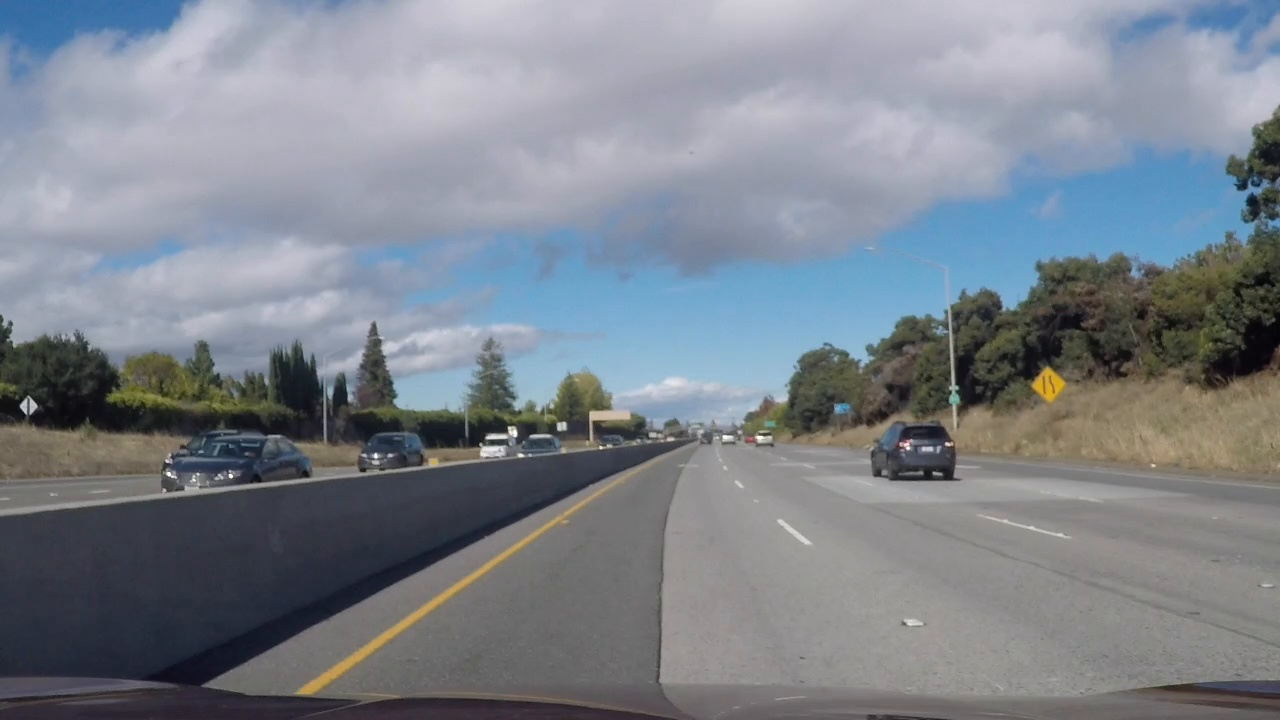
#> input picture test_images/test_images_challenge/challenge_10.jpg, 1280 x 720 px, given in place of test_images_challenge, which was not available
$ jupyter execute test_binarization.ipynb   (shell and % lines are left out)   (older library calls are emulated)
#> lines starting #> are read from the running program, lines starting #| are printed output that depends on the picture; after the words box and inside, x2 and y2 are one past the last pixel; in counts of white or black regions, pixels touching at a corner belong together; pictures that were not available may be replaced by others from this repository, and a replacement may not be noted
#> further down, image is the input picture: shape (720, 1280, 3); mean R, G, B 124.9, 131.2, 140
[cell 1]

#system
import os
import glob

#math
import numpy as np

#video and image
import cv2

#display
import matplotlib.pyplot as plt
import matplotlib.image as mplimg

[cell 2]
def convert_to_binary(img,
                      s_thresh=(150, 255),
                      h_thresh=(20, 40),
                      sx_thresh=(30, 100)):
#> called with s_thresh = (150, 255), h_thresh = (20, 40), sx_thresh = (30, 100)
    img = np.copy(img)

    # Convert to HLS color space and separate the V channel
    hls = cv2.cvtColor(img, cv2.COLOR_RGB2HLS)
#> hls: shape (720, 1280, 3); mean of channels 0, 1, 2 87.1, 132.5, 35.1
    h_channel = hls[:,:,0]
    l_channel = hls[:,:,1]
    s_channel = hls[:,:,2]
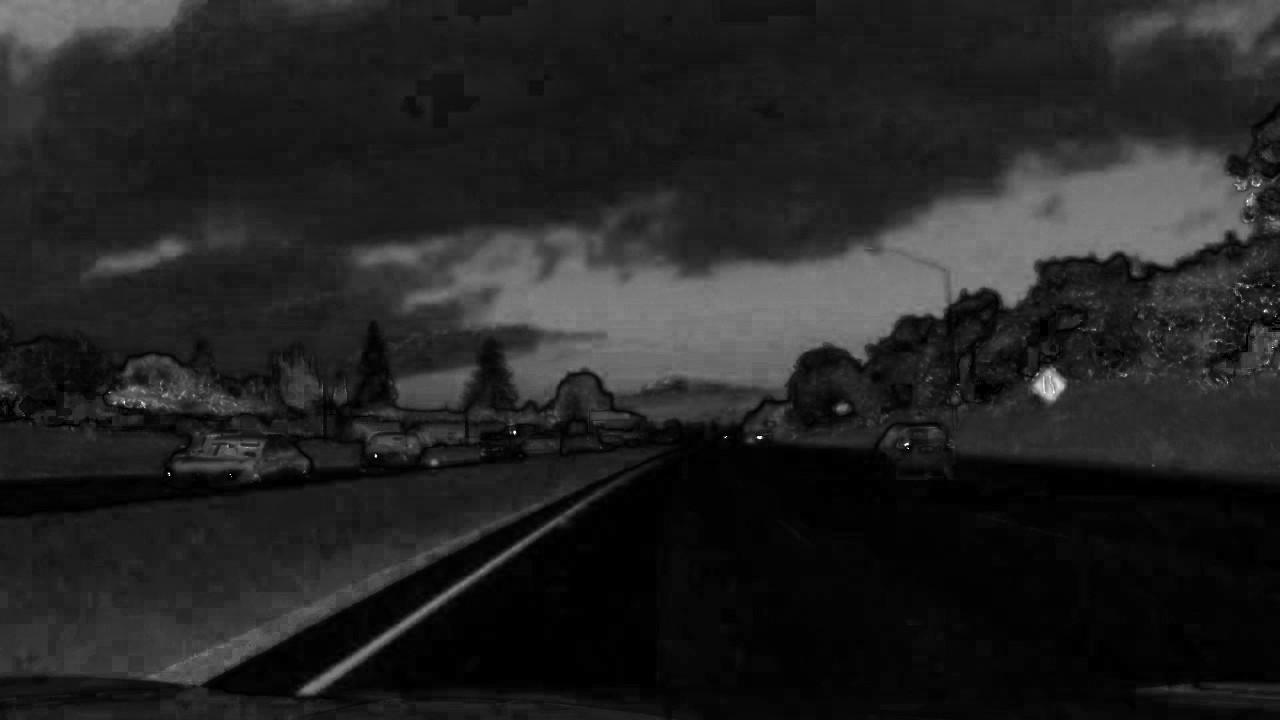
#> s_channel: shape (720, 1280); min 0, max 255, mean 35.1

    # Sobel x
    sobelx = cv2.Sobel(l_channel, cv2.CV_64F, 1, 0) # Take the derivative in x
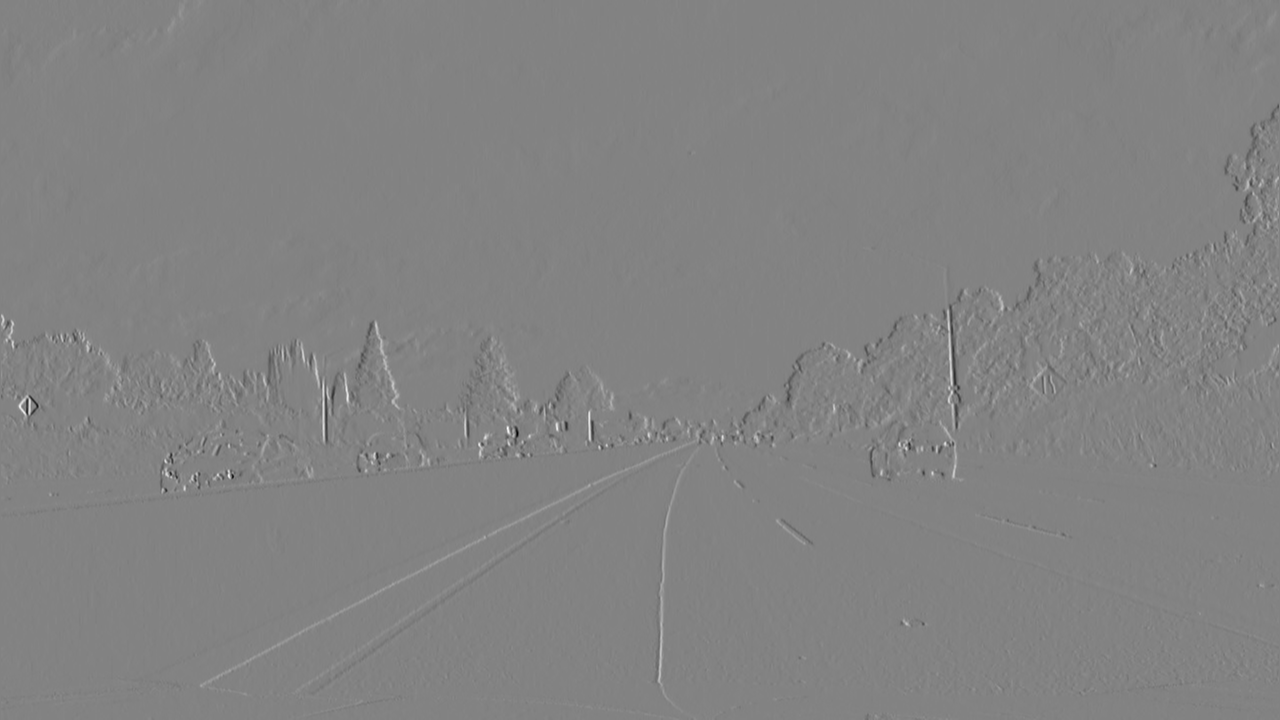
#> sobelx: shape (720, 1280) float64; min -683, max 648, mean 0; drawn with min black and max white
    abs_sobelx = np.absolute(sobelx) # Absolute x derivative to accentuate lines away from horizontal
    scaled_sobel = np.uint8(255*abs_sobelx/np.max(abs_sobelx))

    # Threshold x gradient
    sxbinary = np.zeros_like(scaled_sobel)
    sxbinary[(scaled_sobel >= sx_thresh[0]) & (scaled_sobel <= sx_thresh[1])] = 1

    # Threshold color channel
    s_binary = np.zeros_like(s_channel)
    s_binary[(s_channel >= s_thresh[0]) & (s_channel <= s_thresh[1])] = 1
    h_binary = np.zeros_like(h_channel)
    h_binary[(h_channel >= h_thresh[0]) & (h_channel <= h_thresh[1])] = 1

#     # Stack each channel
#     color_binary = np.dstack(( np.zeros_like(sxbinary), sxbinary, s_binary)) * 255

    combined_binary = np.zeros_like(s_binary)
    combined_binary[(h_binary == 1) | (s_binary == 1) | (sxbinary == 1)] = 1

    return h_binary, s_binary, combined_binary

[cell 3]
for fname in os.listdir('test_images/'):
    #PIPELINE
    image = mplimg.imread('test_images/' + fname)
    binary, b2, b3 = convert_to_binary(image)
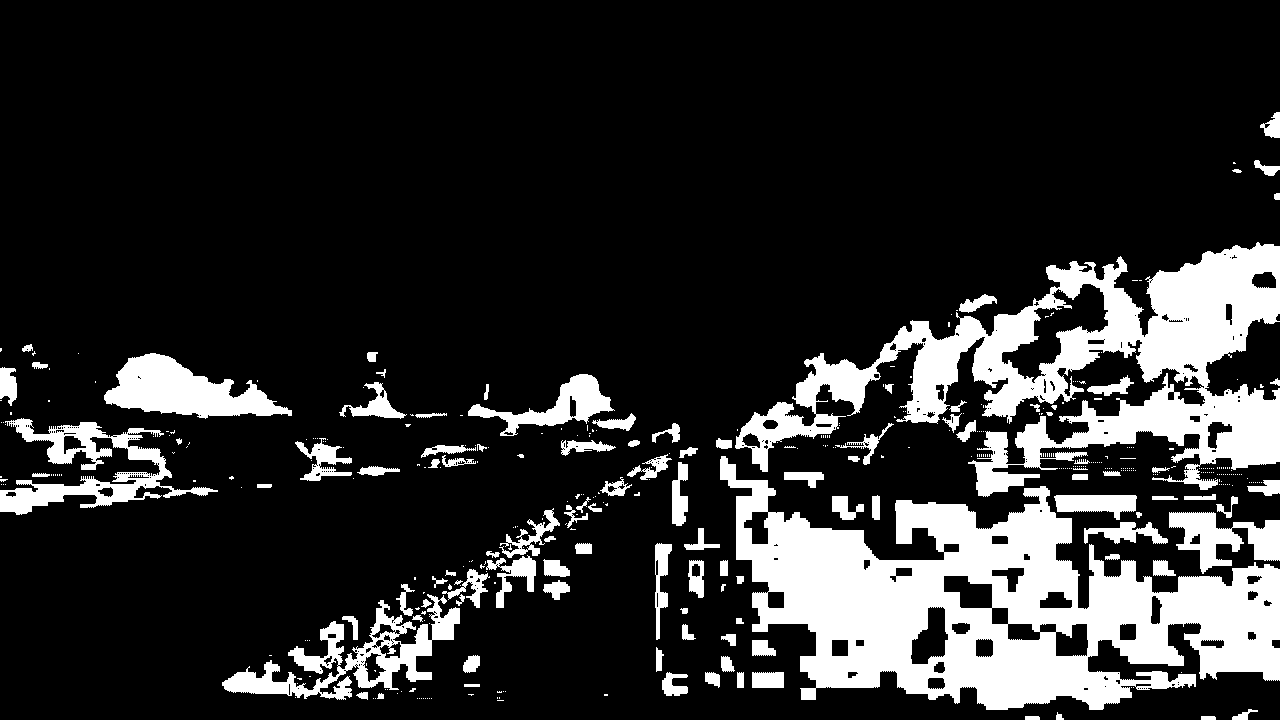
#> binary: shape (720, 1280); values 0 (black) and 1 (white), 17.7% white; 418 white regions (307 under 20 px), largest, box (x1, y1, x2, y2) and area: (720, 456, 1280, 710) 65596, (735, 242, 1280, 497) 47597, (222, 594, 460, 700) 7250
#> b2: shape (720, 1280); values 0 (black) and 1 (white), 0.07% white; 48 white regions (46 under 20 px), largest, box (x1, y1, x2, y2) and area: (1035, 371, 1064, 400) 478, (1246, 198, 1252, 205) 20
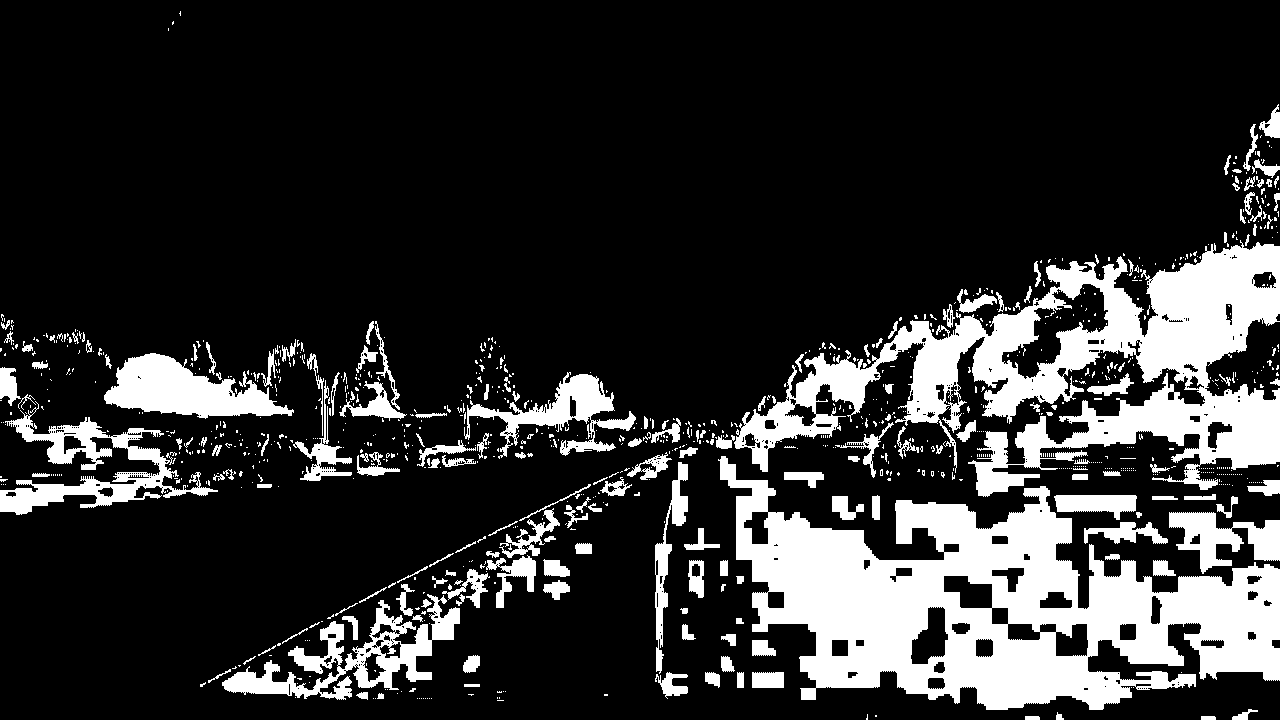
#> b3: shape (720, 1280); values 0 (black) and 1 (white), 18.9% white; 1009 white regions (821 under 20 px), largest, box (x1, y1, x2, y2) and area: (718, 456, 1280, 710) 65606, (734, 240, 1280, 497) 49147, (222, 594, 460, 700) 7254

    # Plot the result
    f, (ax1, ax2, ax3, ax4) = plt.subplots(1, 4, figsize=(24, 9))
    f.tight_layout()

    ax1.imshow(image)
    ax1.set_title(fname, fontsize=40)
    ax2.imshow(binary, cmap='gray')
    ax2.set_title('h channel', fontsize=40)
    ax3.imshow(b2, cmap='gray')
    ax3.set_title('s channel', fontsize=40)
    ax4.imshow(b3, cmap='gray')
    ax4.set_title('h + s + sobel', fontsize=40)
    plt.subplots_adjust(left=0., right=1, top=0.9, bottom=0.)
